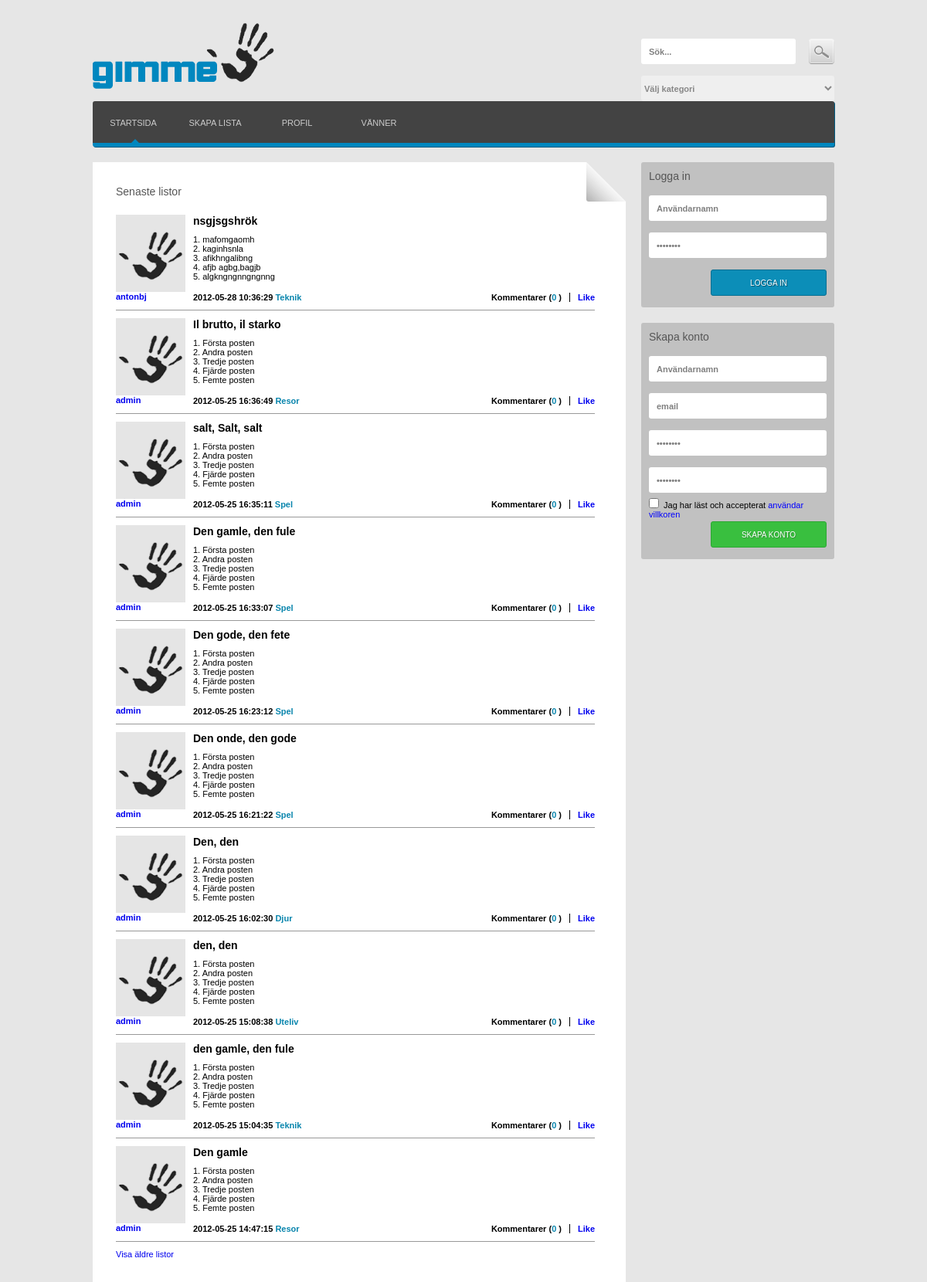
The page /ci/index.php on the database its author committed.
### tables this page shows
CREATE TABLE IF NOT EXISTS `list` (
  `listID` int(11) NOT NULL AUTO_INCREMENT,
  `title` varchar(100) NOT NULL,
  `time` timestamp NOT NULL DEFAULT CURRENT_TIMESTAMP,
  `creator` int(11) NOT NULL,
  `category` varchar(30) NOT NULL,
  `listdescription` int(11) DEFAULT NULL,
  PRIMARY KEY (`listID`),
  KEY `creator` (`creator`),
  KEY `category` (`category`),
  KEY `listdescription` (`listdescription`)
);

CREATE TABLE IF NOT EXISTS `user` (
  `userID` int(11) NOT NULL AUTO_INCREMENT,
  `username` varchar(30) NOT NULL,
  `mail` varchar(50) NOT NULL,
  `pwd` varchar(32) NOT NULL,
  `user_pic_path` varchar(200) NOT NULL DEFAULT 'uploads/user_pics/user_img.png',
  `extended_view` tinyint(1) NOT NULL DEFAULT '0',
  `date_of_creation` timestamp NOT NULL DEFAULT CURRENT_TIMESTAMP,
  PRIMARY KEY (`userID`),
  UNIQUE KEY `username` (`username`)
);

### ci/application/views/list_view.php (the view, shortened to what the rows shown need)
<div id="feed_container">
    <div class="clearfix">
        <div class="content">
            <h1><?php
                if($from){
                    echo $rubrik.": Sida ".$from;
                }
                else if($from=='0'){
                    echo $rubrik;
                }?>
            </h1>
            <?php
            if (!$row) {
                echo $empty.'<br><br>';
                $to = $from-1;
                if($from){
                    echo anchor('site/'.$older.'/'.$to, 'Visa nyare listor');
                }
            }
            else {
                $nr = 0;
                foreach ($row as $r) :
                    $list_id = $r->listID;
                    $nr += 1;
                    ?>
                    <div class="list">
                        <div class="user_info">
                            <?php
                            $space_x = '&nbsp;&nbsp;&nbsp;&nbsp;&nbsp;&nbsp;&nbsp;&nbsp;&nbsp;&nbsp;&nbsp;&nbsp;&nbsp;&nbsp;&nbsp;&nbsp;&nbsp;&nbsp;&nbsp;&nbsp;&nbsp;&nbsp;&nbsp;&nbsp;&nbsp;&nbsp;&nbsp;&nbsp;&nbsp;&nbsp;&nbsp;&nbsp;&nbsp;&nbsp;&nbsp;&nbsp;&nbsp;&nbsp;&nbsp;&nbsp;&nbsp;&nbsp;&nbsp;&nbsp;&nbsp;&nbsp;&nbsp;&nbsp;&nbsp;&nbsp;&nbsp;&nbsp;&nbsp;&nbsp;&nbsp;&nbsp;&nbsp; x';
                            $image = base_url().$r->user_pic_path;
                            echo anchor('site/user/' . $r->userID, '<img src="' . $image . '">');
                            echo anchor('site/user/' . $r->userID, $r->userName);
                            ?>
                        </div>
                        <div class="list_header">
                            <div> <?php echo $r->title; ?> </div>
                        </div>
                        <div class="list_items">
                            <div style="cursor: pointer;"
								 <?php if ($r->userName == $this->session->userdata('username')) {?>
									onmouseover="this.style.background='lightblue';return overlib('<?php echo htmlspecialchars($r->de1); ?>' , CAPTION, '<?php echo $r->p1; ?>', BGCOLOR, '#0c8eb8');"
									onmouseout="this.style.background='';return nd();" onclick="this.style.background='lightblue'; nd(); return overlib('<div><form action=\'<?php echo site_url('create_list/update_description')?>\' method=\'post\' id =\'create_description\'><a value=\'close\' onclick=\'nd()\'><?php echo $space_x; ?></a><textarea name=\'description1\' rows=\'4\' cols=\'78\' id=\'description\' maxlength=\'300\' size=\'150\' style=\'width:85%; height:70px\' class=\'create_list\'><?php echo htmlspecialchars($r->de1); ?></textarea><input type=\'hidden\' name=\'da_rank\' value=\'<?php  echo '1'; ?>\' /><input type=\'hidden\' name=\'listans_id\' value=\'<?php  echo $list_id ?>\' /><input type=\'submit\' name=\'save_description\' id = \'save_description\' value=\'Spara och stäng\' onclick=\'nd();\'/></form></div>', FULLHTML,  BACKGROUND, '<?php echo base_url('/images/popup_description4.gif'); ?>', CENTER, STICKY, OFFSETX -10, OFFSETY, 3);"/>1. <?php echo $r->p1; ?>
								 <?php }
									   else { ?>
									onmouseover="this.style.background='lightblue';return overlib('<?php echo htmlspecialchars($r->de1); ?>' , CAPTION, '<?php echo $r->p1; ?>', BGCOLOR, '#0c8eb8');"
									onmouseout="this.style.background='';return nd();" >1. <?php echo $r->p1; ?>
								 <?php } ?>
                            </div>
                            <div style="cursor: pointer;"
                                 <?php if ($r->userName == $this->session->userdata('username')) {?>
									onmouseover="this.style.background='lightblue';return overlib('<?php echo htmlspecialchars($r->de2); ?>' , CAPTION, '<?php echo $r->p2; ?>', BGCOLOR, '#0c8eb8');"
									onmouseout="this.style.background='';return nd();" onclick="this.style.background='lightblue'; nd(); return overlib('<div><form action=\'<?php echo site_url('create_list/update_description')?>\' method=\'post\' id =\'create_description\'><a value=\'close\' onclick=\'nd()\'><?php echo $space_x; ?> </a><textarea name=\'description2\' rows=\'4\' cols=\'78\' id=\'description\' maxlength=\'300\' size=\'150\' style=\'width:85%; height:70px\' class=\'create_list\'><?php echo htmlspecialchars($r->de2); ?></textarea><input type=\'hidden\' name=\'da_rank\' value=\'<?php  echo '2'; ?>\' /><input type=\'hidden\' name=\'listans_id\' value=\'<?php  echo $list_id ?>\' /><input type=\'submit\' name=\'save_description\' id = \'save_description\' value=\'Spara och stäng\' onclick=\'nd();\'/></form></div>', FULLHTML,  BACKGROUND, '<?php echo base_url('/images/popup_description4.gif'); ?>', CENTER, STICKY, OFFSETX -10, OFFSETY, 3);"/>2. <?php echo $r->p2; ?>
								 <?php }
									   else { ?>
									onmouseover="this.style.background='lightblue';return overlib('<?php echo htmlspecialchars($r->de2); ?>' , CAPTION, '<?php echo $r->p2; ?>', BGCOLOR, '#0c8eb8');"
									onmouseout="this.style.background='';return nd();" >2. <?php echo $r->p2; ?>
								 <?php } ?>
                            </div>
                            <div style="cursor: pointer;"
                                 <?php if ($r->userName == $this->session->userdata('username')) {?>
									onmouseover="this.style.background='lightblue';return overlib('<?php echo htmlspecialchars($r->de3); ?>' , CAPTION, '<?php echo $r->p3; ?>', BGCOLOR, '#0c8eb8');"
									onmouseout="this.style.background='';return nd();" onclick="this.style.background='lightblue'; nd(); return overlib('<div><form action=\'<?php echo site_url('create_list/update_description')?>\' method=\'post\' id =\'create_description\'><a value=\'close\' onclick=\'nd()\'><?php echo $space_x; ?> </a><textarea name=\'description3\' rows=\'4\' cols=\'78\' id=\'description\' maxlength=\'300\' size=\'150\' style=\'width:85%; height:70px\' class=\'create_list\'><?php echo htmlspecialchars($r->de3); ?></textarea><input type=\'hidden\' name=\'da_rank\' value=\'<?php  echo '3'; ?>\' /><input type=\'hidden\' name=\'listans_id\' value=\'<?php  echo $list_id ?>\' /><input type=\'submit\' name=\'save_description\' id = \'save_description\' value=\'Spara och stäng\' onclick=\'nd();\'/></form></div>', FULLHTML,  BACKGROUND, '<?php echo base_url('/images/popup_description4.gif'); ?>', CENTER, STICKY, OFFSETX -10, OFFSETY, 3);"/>3. <?php echo $r->p3; ?>
								 <?php }
									   else { ?>
									onmouseover="this.style.background='lightblue';return overlib('<?php echo htmlspecialchars($r->de3); ?>' , CAPTION, '<?php echo $r->p3; ?>', BGCOLOR, '#0c8eb8');"
									onmouseout="this.style.background='';return nd();" >3. <?php echo $r->p3; ?>
								 <?php } ?>
                            </div>
                            <div style="cursor: pointer;"
                                 <?php if ($r->userName == $this->session->userdata('username')) {?>
									onmouseover="this.style.background='lightblue';return overlib('<?php echo htmlspecialchars($r->de4); ?>' , CAPTION, '<?php echo $r->p4; ?>', BGCOLOR, '#0c8eb8');"
									onmouseout="this.style.background='';return nd();" onclick="this.style.background='lightblue'; nd(); return overlib('<div><form action=\'<?php echo site_url('create_list/update_description')?>\' method=\'post\' id =\'create_description\'><a value=\'close\' onclick=\'nd()\'><?php echo $space_x; ?> </a><textarea name=\'description4\' rows=\'4\' cols=\'78\' id=\'description\' maxlength=\'300\' size=\'150\' style=\'width:85%; height:70px\' class=\'create_list\'><?php echo htmlspecialchars($r->de4); ?></textarea><input type=\'hidden\' name=\'da_rank\' value=\'<?php  echo '4'; ?>\' /><input type=\'hidden\' name=\'listans_id\' value=\'<?php  echo $list_id ?>\' /><input type=\'submit\' name=\'save_description\' id = \'save_description\' value=\'Spara och stäng\' onclick=\'nd();\'/></form></div>', FULLHTML,  BACKGROUND, '<?php echo base_url('/images/popup_description4.gif'); ?>', CENTER, STICKY, OFFSETX -10, OFFSETY, 3);"/>4. <?php echo $r->p4; ?>
								 <?php }
									   else { ?>
									onmouseover="this.style.background='lightblue';return overlib('<?php echo htmlspecialchars($r->de4); ?>' , CAPTION, '<?php echo $r->p4; ?>', BGCOLOR, '#0c8eb8');"
									onmouseout="this.style.background='';return nd();" >4. <?php echo $r->p4; ?>
								 <?php } ?>
                            </div>
                            <div style="cursor: pointer;"
                                 <?php if ($r->userName == $this->session->userdata('username')) {?>
									onmouseover="this.style.background='lightblue';return overlib('<?php echo htmlspecialchars($r->de5); ?>' , CAPTION, '<?php echo $r->p5; ?>', BGCOLOR, '#0c8eb8');"
									onmouseout="this.style.background='';return nd();" onclick="this.style.background='lightblue'; nd(); return overlib('<div><form action=\'<?php echo site_url('create_list/update_description')?>\' method=\'post\' id =\'create_description\'><a value=\'close\' onclick=\'nd()\'><?php echo $space_x; ?> </a><textarea name=\'description5\' rows=\'4\' cols=\'78\' id=\'description\' maxlength=\'300\' size=\'150\' style=\'width:85%; height:70px\' class=\'create_list\'><?php echo htmlspecialchars($r->de5); ?></textarea><input type=\'hidden\' name=\'da_rank\' value=\'<?php  echo '5'; ?>\' /><input type=\'hidden\' name=\'listans_id\' value=\'<?php  echo $list_id ?>\' /><input type=\'submit\' name=\'save_description\' id = \'save_description\' value=\'Spara och stäng\' onclick=\'nd();\'/></form></div>', FULLHTML,  BACKGROUND, '<?php echo base_url('/images/popup_description4.gif'); ?>', CENTER, STICKY, OFFSETX -10, OFFSETY, 3);"/>5. <?php echo $r->p5; ?>
								 <?php }
									   else { ?>
									onmouseover="this.style.background='lightblue';return overlib('<?php echo htmlspecialchars($r->de5); ?>' , CAPTION, '<?php echo $r->p5; ?>', BGCOLOR, '#0c8eb8');"
									onmouseout="this.style.background='';return nd();" >5. <?php echo $r->p5; ?>
								 <?php } ?>
                            </div>
                            <div class="list_footer">
                                <?php echo $r->time; ?>
                                <strong><?php echo $r->category; ?></strong>
                                <div class="right">
                                    <ul>
                                        <li class=<?php echo "slideComment" . $nr; ?>>Kommentarer (<strong><?php
                        $number_of_comments = 0;
                    echo $number_of_comments ?>
                    </strong>)</li>
                    <?php
                    $like_show=false;
                    if ($like) {
                            foreach ($like as $l):
                                if ($l->listID==$r->listID){
                                ?>
                                <li>
									<?php
									if($this->session->userdata('userID') == NULL) {
										?>
										<a  onClick="showPopup(); window.scrollTo(0,0);"><FONT COLOR="blue"><?php echo $l->likes. ' Likes' ?></FONT></a>
										<?php
									}
									else {
										echo anchor('site/like_toggle/' . $r->listID.'?url='.current_url(), $l->likes. ' Likes') ;
									} ?>
								</li>
                               <?php
                                $like_show=true;}
                            endforeach;
                            if(!$like_show) {
								if($this->session->userdata('userID') == NULL) {
									?>
									<a  onClick="showPopup(); window.scrollTo(0,0);"><FONT COLOR="blue">Like</FONT></a>
									<?php
									}
								else {
									echo anchor('site/like_toggle/' . $r->listID.'?url='.current_url(), ' Like') ;
								}?>
							</li>
                        <?php }
                    }
                    else {
                        ?>
                          <li> <?php
                          if(!$like_show)
                            echo anchor('site/like_toggle/' . $r->listID.'?url='.current_url(), ' Like') ; ?></li>
                        <?php }
                        ?>
                                    </ul>
                                </div>
                            </div>
                        </div>
                    </div>
                <?php endforeach;
            }
            ?>
        </div>
    </div>
</div>

### rows shown on the page
list: creator.user_pic_path (picture), creator.username "antonbj", title "nsgjsgshrök", p1 "mafomgaomh", p2 "kaginhsnla", p3 "afikhngalibng", p4 "afjb agbg,bagjb", p5 "algkngngnngngnng", time "2012-05-28 10:36:29", category "Teknik", number_of_comments "0", listID "Like"
list: creator.user_pic_path (picture), creator.username "admin", title "Il brutto, il starko", p1 "Första posten", p2 "Andra posten", p3 "Tredje posten", p4 "Fjärde posten", p5 "Femte posten", time "2012-05-25 16:36:49", category "Resor", number_of_comments "0", listID "Like"
list: creator.user_pic_path (picture), creator.username "admin", title "salt, Salt, salt", p1 "Första posten", p2 "Andra posten", p3 "Tredje posten", p4 "Fjärde posten", p5 "Femte posten", time "2012-05-25 16:35:11", category "Spel", number_of_comments "0", listID "Like"
list: creator.user_pic_path (picture), creator.username "admin", title "Den gamle, den fule", p1 "Första posten", p2 "Andra posten", p3 "Tredje posten", p4 "Fjärde posten", p5 "Femte posten", time "2012-05-25 16:33:07", category "Spel", number_of_comments "0", listID "Like"
list: creator.user_pic_path (picture), creator.username "admin", title "Den gode, den fete", p1 "Första posten", p2 "Andra posten", p3 "Tredje posten", p4 "Fjärde posten", p5 "Femte posten", time "2012-05-25 16:23:12", category "Spel", number_of_comments "0", listID "Like"
list: creator.user_pic_path (picture), creator.username "admin", title "Den onde, den gode", p1 "Första posten", p2 "Andra posten", p3 "Tredje posten", p4 "Fjärde posten", p5 "Femte posten", time "2012-05-25 16:21:22", category "Spel", number_of_comments "0", listID "Like"
list: creator.user_pic_path (picture), creator.username "admin", title "Den, den", p1 "Första posten", p2 "Andra posten", p3 "Tredje posten", p4 "Fjärde posten", p5 "Femte posten", time "2012-05-25 16:02:30", category "Djur", number_of_comments "0", listID "Like"
list: creator.user_pic_path (picture), creator.username "admin", title "den, den", p1 "Första posten", p2 "Andra posten", p3 "Tredje posten", p4 "Fjärde posten", p5 "Femte posten", time "2012-05-25 15:08:38", category "Uteliv", number_of_comments "0", listID "Like"
list: creator.user_pic_path (picture), creator.username "admin", title "den gamle, den fule", p1 "Första posten", p2 "Andra posten", p3 "Tredje posten", p4 "Fjärde posten", p5 "Femte posten", time "2012-05-25 15:04:35", category "Teknik", number_of_comments "0", listID "Like"
list: creator.user_pic_path (picture), creator.username "admin", title "Den gamle", p1 "Första posten", p2 "Andra posten", p3 "Tredje posten", p4 "Fjärde posten", p5 "Femte posten", time "2012-05-25 14:47:15", category "Resor", number_of_comments "0", listID "Like"

### other values the page prints
anchor('site', 'Startsida') "STARTSIDA"
$rubrik "Senaste listor"
anchor('site/'.$older.'/1', 'Visa äldre listor') "Visa äldre listor"
